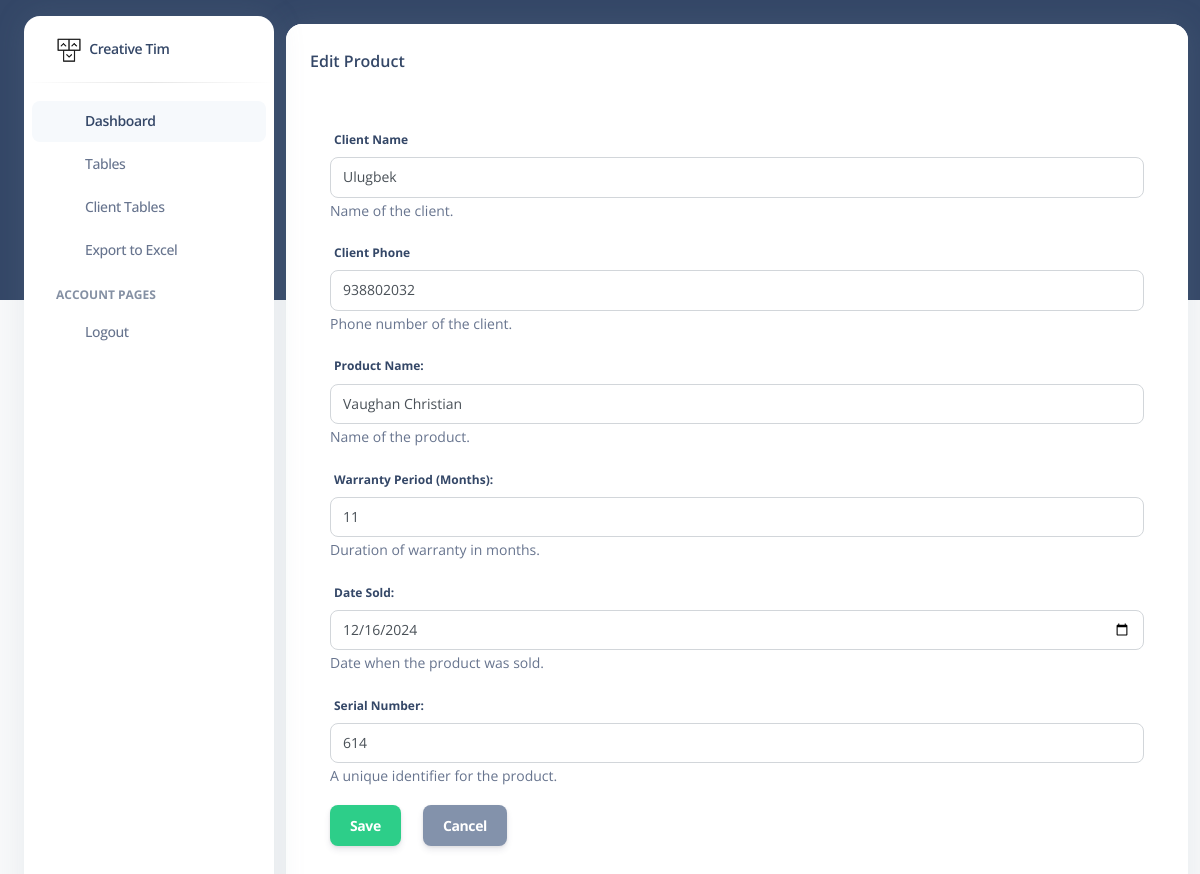
The page /product/6/update/ (signed in) on the database as committed earlier.
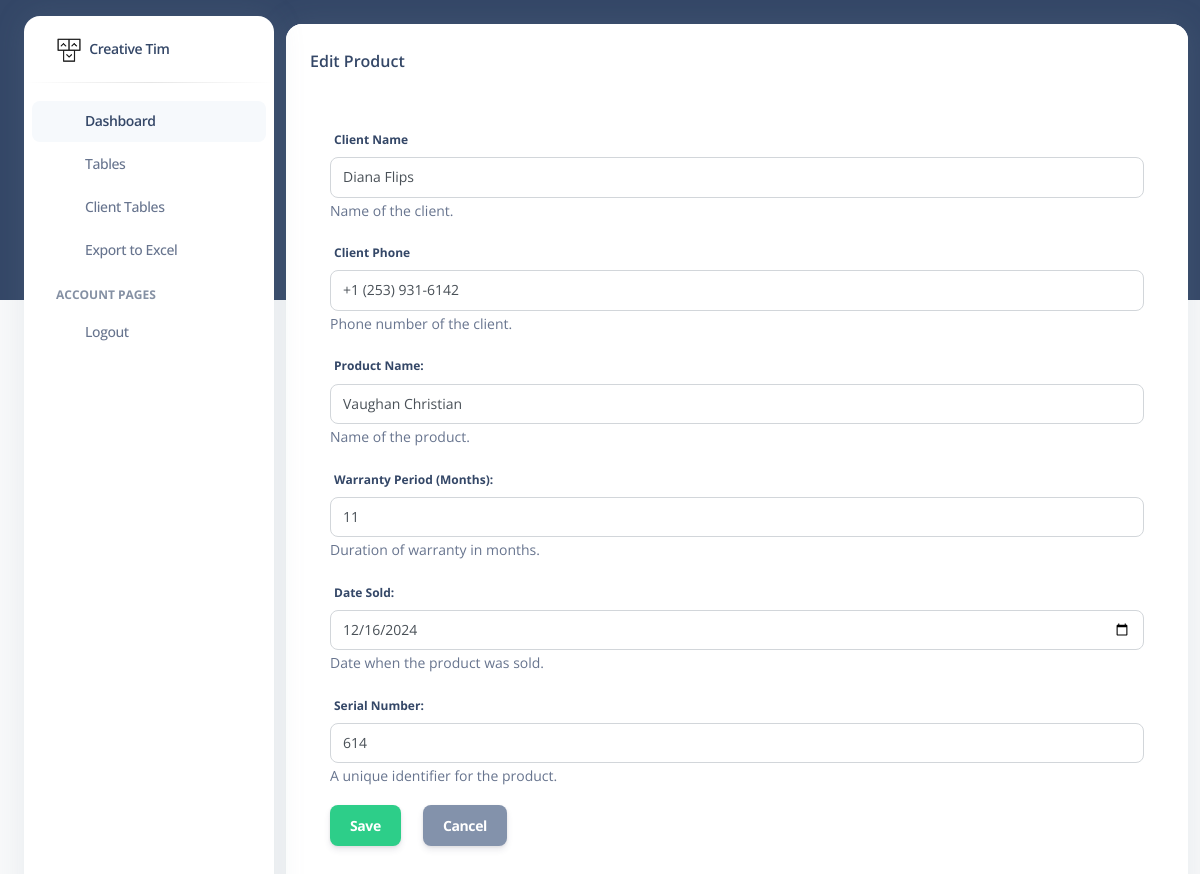
The same page on the database as committed later.
### product/models.py (models this page shows, shortened)
class Client(models.Model):
    name = models.CharField(max_length=255, verbose_name="Client Name")
    phone = models.CharField(
        max_length=15,
        unique=True,
        verbose_name="Phone Number",
        help_text="Enter the phone number (up to 15 digits)."
    )

### product/views.py (the view)
# urls.py: path('<int:pk>/update/', views.product_update, name='product_update'),  # Update an existing product
def product_update(request, pk):
    product = get_object_or_404(Product, pk=pk)
    if request.method == 'POST':
        form = ProductForm(request.POST, instance=product)
        if form.is_valid():
            try:
                client_name = request.POST.get('client_name')
                client_phone = request.POST.get('client_phone')
                client, created = Client.objects.get_or_create(
                    phone=client_phone,
                    defaults={'name': client_name}
                )
                if not created:
                    client.name = client_name
                    client.save()
                updated_product = form.save(commit=False)
                updated_product.client = client
                updated_product.save()
                messages.success(request, 'Product updated successfully.')
                return redirect(reverse('product_list'))
            except IntegrityError:
                messages.error(request, 'An error occurred. The phone number might be associated with another client.')
    else:
        form = ProductForm(instance=product)
    context = {
        'form': form,
        'title': 'Edit Product',
        'client_name': product.client.name if product.client else '',
        'client_phone': product.client.phone if product.client else '',
    }
    return render(request, 'pages/product_form.html', context)

### product/forms.py
class ProductForm(forms.ModelForm):
    class Meta:
        model = Product
        fields = [
            'name',
            'warranty_period',
            'sold_date',
            'serial_number',
        ]
        widgets = {
            'name': forms.TextInput(attrs={'class': 'form-control', 'placeholder': 'Enter product name'}),
            'warranty_period': forms.NumberInput(
                attrs={'class': 'form-control', 'placeholder': 'Enter warranty period in months'}),
            'sold_date': forms.DateInput(attrs={'class': 'form-control', 'type': 'date'}),
            'serial_number': forms.TextInput(attrs={'class': 'form-control', 'placeholder': 'Enter serial number'}),
        }
        labels = {
            'name': 'Product Name',
            'warranty_period': 'Warranty Period (Months)',
            'sold_date': 'Date Sold',
            'serial_number': 'Serial Number',
        }
        help_texts = {
            'name': 'Name of the product.',
            'warranty_period': 'Duration of warranty in months.',
            'sold_date': 'Date when the product was sold.',
            'serial_number': 'A unique identifier for the product.',
        }

### templates/pages/product_form.html (shortened to what this page needs)
{% extends 'pages/base.html' %}
{% block content %}
<div class="container-fluid py-4">
    <div class="row">
        <div class="col-12">
            <div class="card mb-4">
                <div class="card-header pb-0">
                    <h6>{{ title }}</h6>
                </div>
                <div class="card-body px-0 pt-0 pb-2">
                    <div class="table-responsive p-0">
                        <form method="post" class="p-4" style="padding: 20px; margin: 20px;">
                            <div class="form-group mb-3">
                                <label for="client_name">Client Name</label>
                                <input type="text" name="client_name" id="client_name" class="form-control"
                                       value="{{ client_name }}" placeholder="Enter client name" required>
                                <small class="form-text text-muted">Name of the client.</small>
                            </div>
                            <div class="form-group mb-3">
                                <label for="client_phone">Client Phone</label>
                                <input type="text" name="client_phone" id="client_phone" class="form-control"
                                       value="{{ client_phone }}" placeholder="Enter client phone" required>
                                <small class="form-text text-muted">Phone number of the client.</small>
                            </div>
                            {% for field in form %}
                            <div class="form-group mb-3">
                                {{ field.label_tag }}
                                {{ field }}
                                {% if field.help_text %}
                                <small class="form-text text-muted">{{ field.help_text }}</small>
                                {% endif %}
                            </div>
                            {% endfor %}
                            <button type="submit" class="btn btn-success me-2">Save</button>
                            <a href="{% url 'product_list' %}" class="btn btn-secondary" style="margin-left: 10px;">Cancel</a>
                        </form>
                    </div>
                </div>
            </div>
        </div>
    </div>
</div>
{% endblock %}

Rows that differ between the two databases and show on the page:
no longer on this page (row unchanged): Client: client_name "Ulugbek", client_phone "938802032"
now on this page (row edited): Client: client_name "Diana Flips", client_phone "+1 (253) 931-6142"
